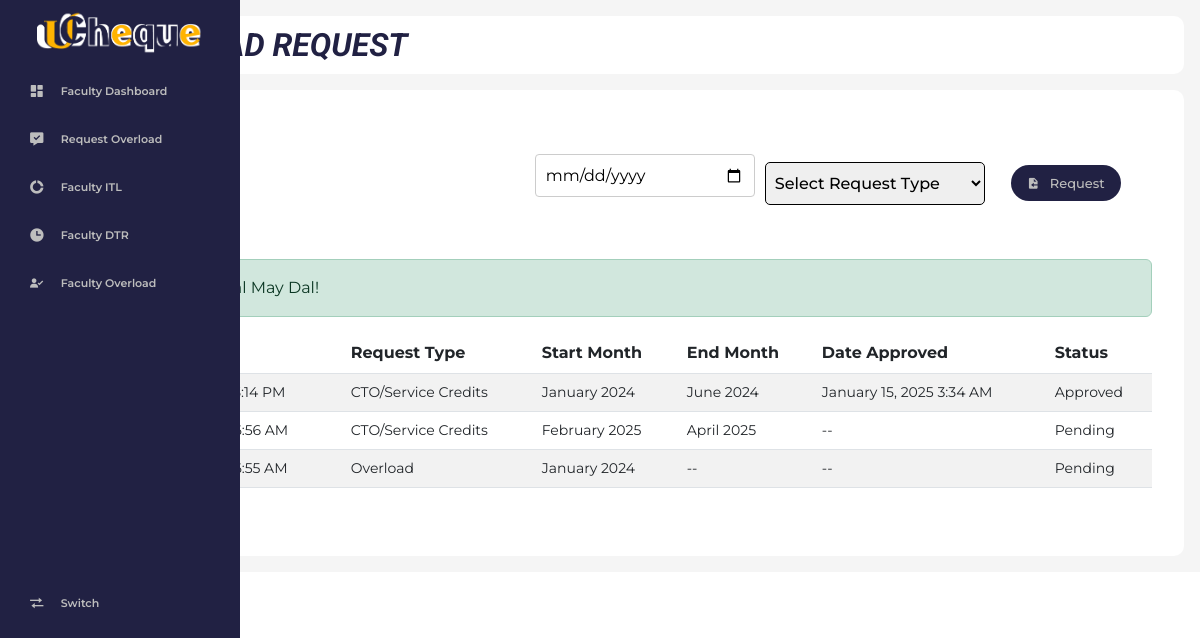
/faculty/f_request.php (signed in), run on the app's committed database.
### tables this page shows
CREATE TABLE `request` (
  `requestId` int(11) NOT NULL,
  `userId` int(11) NOT NULL,
  `requestType` varchar(30) NOT NULL,
  `startMonth` varchar(20) NOT NULL,
  `startYear` int(11) NOT NULL,
  `endMonth` varchar(20) DEFAULT NULL,
  `endYear` int(11) DEFAULT NULL,
  `requestDate` timestamp NOT NULL DEFAULT current_timestamp(),
  `status` enum('Pending','Approved') DEFAULT 'Pending',
  `dateApproved` timestamp NULL DEFAULT NULL
);

### faculty/f_request.php (the view, shortened to what this page needs)
<?php
include('./includes/header.php');
include('./includes/sidebar.php');
include('./includes/topbar.php');
$loggedInUserId = $_SESSION['auth_user']['userId'];
?>
<div class="tabular--wrapper">
    <div class="add">
    <div class="filter">
        <form method="GET" action="" class="d-flex align-items-center">
            <input type="date" name="request_date" value="<?php echo isset($_GET['request_date']) ? htmlspecialchars($_GET['request_date']) : ''; ?>" style="height: 43px; margin-right: 10px; width: 220px;" onchange="this.form.submit()" />
            <select name="request_type" onchange="this.form.submit()" style="height: 43px; margin-right: 10px; width: 220px;">
                <option value="">Select Request Type</option>
            </select>
        </form>
    </div>
        <button class="btn-add" data-bs-toggle="modal" data-bs-target="#requestModal">
            <i class='bx bxs-file-import'></i>
            <span class="text">Request</span>
        </button>
    </div>
    <?php if (isset($_SESSION['status'])): ?>
        <div id="statusAlert" class="alert alert-<?php echo $_SESSION['status_code'] === 'success' ? 'success' : 'danger'; ?> alert-dismissible fade show" role="alert">
            <?php echo $_SESSION['status']; ?>
        </div>
    <?php endif; ?>
    <div class="table-container">
        <table class="table table-striped table-hover align-middle">
        <thead>
            <tr>
                <th>Request Date</th>
                <th>Request Type</th>
                <th>Start Month</th>
                <th>End Month</th>
                <th>Date Approved</th>
                <th>Status</th>
            </tr>
        </thead>
            <tbody>
                <?php
                $limit = 10;
                $page = isset($_GET['page']) ? (int)$_GET['page'] : 1;
                $offset = ($page - 1) * $limit;
                $whereClauses = [];
                $params = [$loggedInUserId];
                $whereSql = !empty($whereClauses) ? 'WHERE userId = ? AND ' . implode(' AND ', $whereClauses) : 'WHERE userId = ?';
                $query = "SELECT CONVERT_TZ(requestDate, '+00:00', '-07:00') AS requestDate, startMonth, startYear, endMonth, endYear, dateApproved, requestType, status
                          FROM request
                          $whereSql
                          ORDER BY requestDate DESC
                          LIMIT ? OFFSET ?";
                $params[] = $limit;
                $params[] = $offset;
                $stmt = $con->prepare($query);
                $stmt->bind_param(str_repeat('s', count($params) - 2) . 'ii', ...$params);
                $stmt->execute();
                $result = $stmt->get_result();
                if ($result->num_rows > 0) {
                    while ($row = $result->fetch_assoc()) {
                        $requestDate = new DateTime($row['requestDate']);
                        $requestDate->setTimezone(new DateTimeZone('Asia/Manila'));
                        if (!empty($row['dateApproved'])) {
                            $dateApproved = new DateTime($row['dateApproved']);
                            $dateApproved->setTimezone(new DateTimeZone('Asia/Manila'));
                            $dateApprovedFormatted = $dateApproved->format('F j, Y g:i A');
                        } else {
                            $dateApprovedFormatted = '--';
                        }
                        $startMonthYear = htmlspecialchars($row['startMonth']) . ' ' . htmlspecialchars($row['startYear']);
                        $endMonthYear = empty($row['endMonth']) || empty($row['endYear']) ? '--' : htmlspecialchars($row['endMonth']) . ' ' . htmlspecialchars($row['endYear']);
                        echo "<tr>
                            <td>" . htmlspecialchars($requestDate->format('F j, Y g:i A')) . "</td>
                            <td>" . htmlspecialchars($row['requestType']) . "</td>
                            <td>" . $startMonthYear . "</td>
                            <td>" . $endMonthYear . "</td>
                            <td>" . htmlspecialchars($dateApprovedFormatted) . "</td>
                            <td>" . htmlspecialchars($row['status']) . "</td>
                        </tr>";
                    }
                } else {
                    echo "<tr>
                        <td colspan='6' class='text-center'>No requests found</td>
                    </tr>";
                }
                ?>
            </tbody>
        </table>
        <div class="pagination" id="pagination">
        </div>
    </div>
</div>
<?php
include('./includes/footer.php');
?>

### faculty/assets/style.css (style rules this page uses)
:root { --montserrat:'Montserrat', sans-serif; --nunito:'Nunito', sans-serif; --roboto:'Roboto', sans-serif; --light:#fff; --hover:#464662; --bg: #212143; --h1:#212143; --h1-blur:#212143cb; --text:#BDBDBD; --text-black:#05051d; --num:#146ADC; --cards:#A1BEEA; --bg-light:#FFFFFF; --bg-dark:#F5F5F5; --bg-darker:#B5B5C0; --tb-dark:#dddde2; --tb-ligt:#F5F5F5; --yellow:#F0B732; --staff:#A1BEEA; --faculty:#212143; --hr:#0066ff; --red:#ff0022; }
html { background: var(--html); }
.tabular--wrapper .add { display: flex; align-items: center; grid-gap: 16px; padding: 2rem 3%; justify-content: end; }
.tabular--wrapper .add .btn-add { height: 36px; display: inline-flex; padding: 0 16px; text-decoration: none; border-radius: 36px; background: var(--bg); color: var(--text); font-size: 13px; font-weight: 600; font-family: var(--nunito); display: flex; justify-content: center; align-items: center; grid-gap: 10px; font-weight: 500; cursor: pointer; }
.add .filter select { border-radius: 5px; padding: 5px; border-style: solid ; border-width: thin; font-family: var(--montserrat); font-weight: 500; }
.tabular--wrapper { background: var(--light); margin-top: 1rem; border-radius: 10px; padding: 2rem; }
.table-container { width: 100%; }
table { width: 100%; border-collapse: collapse; }
thead { background: var(--bg); color: var(--text); }
th { padding: 15px; text-align: left; }
tbody { background: var(--bg-dark); }
td { padding: 15px; font-size: 14px; }
tr:nth-child(even) { background:var(--tb-dark); }
.alert { padding: 10px 20px; margin: 15px 0; border-radius: 5px; color: #fff; background-color: #28a745; border: 1px solid #28a745; position: relative; animation: fadeIn 0.5s, fadeOut 0.5s 2.5s; }
.table-striped tbody tr:nth-of-type(odd) { background-color: #f2f2f2; }
.table-striped tbody tr:nth-of-type(even) { background-color: #ffffff; }

### faculty/assets/profile.css (style rules this page uses)
:root { --montserrat:'Montserrat', sans-serif; --nunito:'Nunito', sans-serif; --light:#fff; --hover:#464662; --bg: #212143; --h1:#212143; --h1-blur:#212143cb; --text:#BDBDBD; --text-black:#05051d; --num:#146ADC; --cards:#A1BEEA; --bg-light:#FFFFFF; --bg-dark:#F5F5F5; --bg-darker:#B5B5C0; --tb-dark:#dddde2; --tb-ligt:#F5F5F5; --yellow:#F0B732; --staff:#A1BEEA; --faculty:#212143; --hr:#0066ff; --red:#ff0022; --prof:#b0b0bd; }
input[type="text"], input[type="date"] { width: 100%; padding: 10px; margin-bottom: 15px; border: 1px solid #ccc; border-radius: 4px; }

### faculty/assets/page.css (style rules this page uses)
:root { --montserrat:'Montserrat', sans-serif; --nunito:'Nunito', sans-serif; --roboto:'Roboto', sans-serif; --light:#fff; --hover:#464662; --bg: #212143; --h1:#212143; --h1-blur:#212143cb; --text:#BDBDBD; --text-black:#05051d; --num:#146ADC; --cards:#A1BEEA; --bg-light:#FFFFFF; --bg-dark:#F5F5F5; --bg-darker:#B5B5C0; --tb-dark:#dddde2; --tb-ligt:#F5F5F5; --yellow:#F0B732; --staff:#A1BEEA; --faculty:#212143; --hr:#0066ff; --red:#ff0022; }
.pagination { display: flex; justify-content: center; align-items: center; padding: 10px; font-family: Arial, sans-serif; gap: 5px; }

### faculty/assets/dashboard.css (style rules this page uses)
:root { --mainBlue: #212143; --mainYellow: #ffbc03; --mainGrey: #bfbfc0; --hoverBlack: #505050; --body: #f8f9fa; --mainWhite: white; --loginForm: rgba(255, 255, 255, 0.9); --boxShadows: 0px 4px 8px rgba(0, 0, 0, 0.2); --Poppins: 'Poppins', sans-serif; --Roboto: 'Roboto', sans-serif; --Oswald: 'Oswald', sans-serif; }

### data on the page
request: format "January 14, 2025 3:14 PM", requestType "CTO/Service Credits", startMonthYear "January 2024", endMonthYear "June 2024", dateApproved "January 15, 2025 3:34 AM", status "Approved"
request: format "January 14, 2025 6:56 AM", requestType "CTO/Service Credits", startMonthYear "February 2025", endMonthYear "April 2025", dateApproved "--", status "Pending"
request: format "January 14, 2025 6:55 AM", requestType "Overload", startMonthYear "January 2024", endMonth "--", dateApproved "--", status "Pending"

### other printed values
$_SESSION['status'] "Welcome Petal May Dal!"
